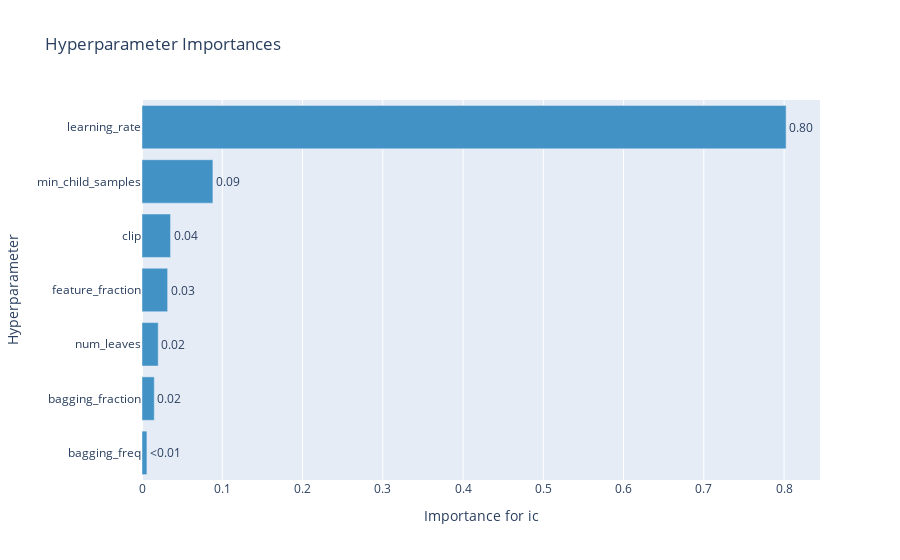

Notebook source saved alongside this figure:
### Code cell
optuna.visualization.plot_param_importances(
    study, target=lambda t: t.values[0], target_name="ic"
)

### Figure 1 — Plotly figure (JSON) as saved in the notebook; plotly's stock layout.template omitted (floating-point values rounded to 4 significant figures)
{"data": [{"cliponaxis": false, "hovertemplate": ["bagging_freq (IntDistribution): 0.006117192314279099<extra></extra>", "bagging_fraction (FloatDistribution): 0.015297063033904759<extra></extra>", "num_leaves (IntDistribution): 0.020192364721341553<extra></extra>", "feature_fraction (FloatDistribution): 0.03195046669005484<extra></extra>", "clip (IntDistribution): 0.035584712020734606<extra></extra>", "min_child_samples (IntDistribution): 0.08834862787997183<extra></extra>", "learning_rate (FloatDistribution): 0.8025095733397131<extra></extra>"], "marker": {"color": "rgb(66,146,198)"}, "orientation": "h", "text": ["<0.01", "0.02", "0.02", "0.03", "0.04", "0.09", "0.80"], "textposition": "outside", "type": "bar", "x": [0.006117, 0.0153, 0.02019, 0.03195, 0.03558, 0.08835, 0.8025], "y": ["bagging_freq", "bagging_fraction", "num_leaves", "feature_fraction", "clip", "min_child_samples", "learning_rate"]}], "layout": {"showlegend": false, "title": {"text": "Hyperparameter Importances"}, "xaxis": {"title": {"text": "Importance for ic"}}, "yaxis": {"title": {"text": "Hyperparameter"}}}}
